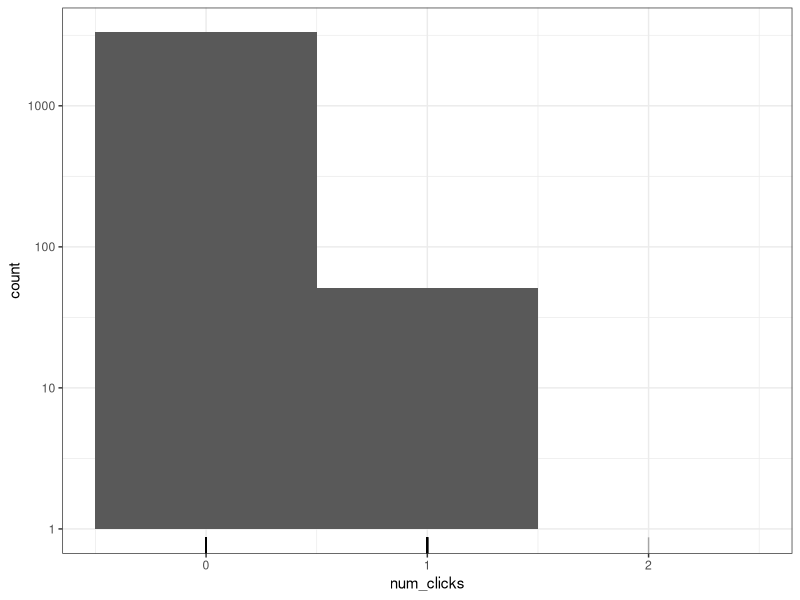
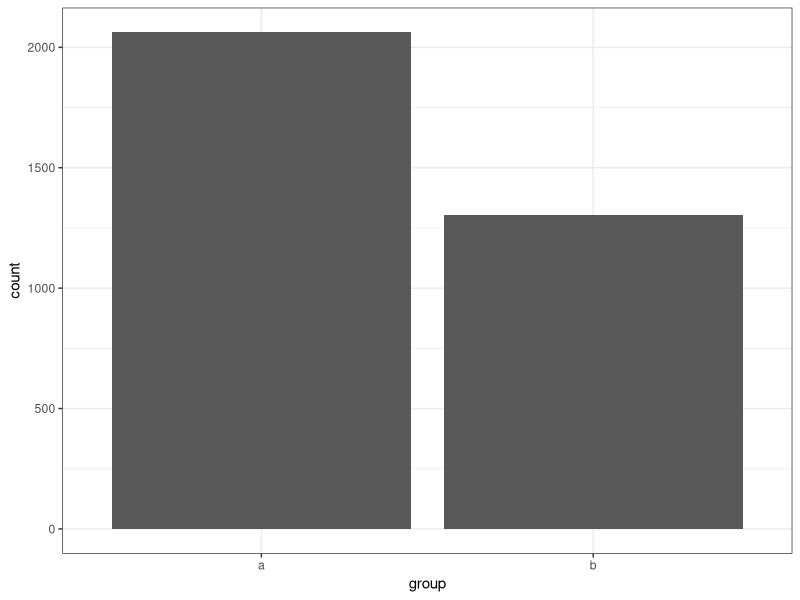
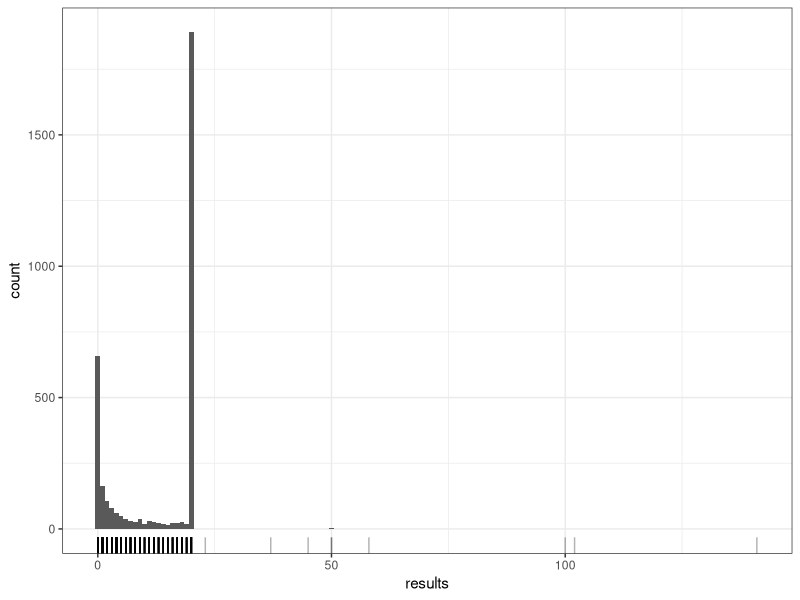

The R script that drew these images, in order:
## ---- chunk 1
library(tidyverse)
library(here)
library(lubridate)
theme_set(theme_bw())
## ---- chunk 2
buscas = read_csv(here::here("data/search_data_10mil.csv")) #TODO lembrar de usar todos os dados
## ---- chunk 3
buscas %>% 
    ggplot(aes(x = num_clicks)) + 
    geom_histogram(binwidth = 1) +
    geom_rug(alpha = .3) + 
    scale_y_log10()
## ---- chunk 4
buscas %>% 
    ggplot(aes(x = group)) + 
    geom_histogram(binwidth = 1, stat = "count")
## ---- chunk 5
buscas %>% 
    ggplot(aes(x = results)) + 
    geom_histogram(binwidth = 1) +
    geom_rug(alpha = .3)
